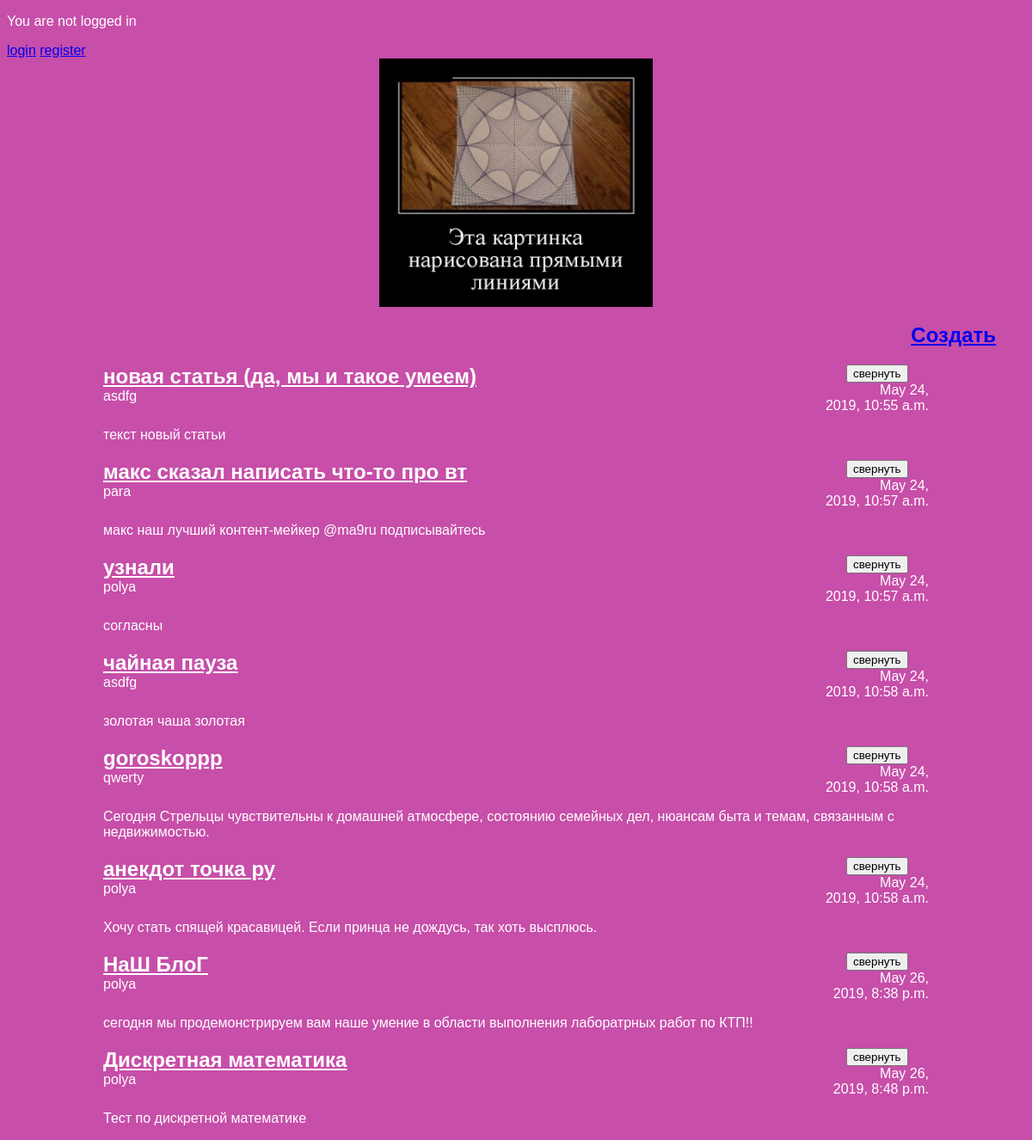
The app's page /articles/ with its own data.
### articles/models.py (models this page shows, shortened)
class Article(models.Model):
    objects = models.Manager()
    author = models.ForeignKey(settings.AUTH_USER_MODEL, on_delete=models.CASCADE)
    title = models.CharField(max_length=200)
    text = models.TextField()
    created_date = models.DateTimeField(default=timezone.now)
    def get_excerpt(self):
        return self.text[:140] + "..." if len(self.text) > 140 else self.text

### articles/views.py (the view)
# urls.py: path('articles/', views.archive, name='archive'),
def archive(request):
    return render(request, 'archive.html', {"posts":Article.objects.all()})

### articles/templates/archive.html (shortened to what this page needs)
<!DOCTYPE html>
{% block content %}
{% if user.is_authenticated %}
  Hi {{ user.username }}!
  <p><a href="{% url 'logout' %}">logout</a></p>
{% else %}
  <p>You are not logged in</p>
  <a href="{% url 'login' %}">login</a> <a href="{% url 'signup' %}">register</a>
{% endif %}
{% endblock %}
<body>
    <div class="header">
        {% load static %}
        <img src="{% static 'img/dpb-logo.png' %}">
        <h2 class="exit"><a href="/article/new">Создать</a></h2>
        <link rel="stylesheet" href="{% static 'css/article.css' %}">
    </div>
    <div class="archive">
        {% for post in posts %}
            <div class="one-post">
                <h2 class="post-title">
                    <a href="/article/{{ post.id }}">{{ post.title }}</a>
                </h2>
                <button class="fold-button" type="button">свернуть</button>
                <div class="articlein">
                    <div class="article-info">
                        <div class="article-author">{{ post.author.username }}</div>
                        <div class="article-created-date">{{ post.created_date }}</div>
                    </div>
                    <p class="article-text">{{ post.get_excerpt }}</p>
                    <div class="one-post-shadow"></div>
                </div>
            </div>
        {% endfor %}
    </div>
</body>

### articles/static/css/article.css (style rules this page uses)
body { background: #dd57bc; font-family: Tahoma, Arial, sans-serif; color: #ffffff; }
.header img { display: block; width: 318px; margin-left: auto; margin-right: auto; }
.exit { color: #ffffff; width: 1150px; text-align: right; }
.archive { width: 960px; margin-left: auto; margin-right: auto; }
.post-title a { color: #ffffff; width: 90%; float: left; }
.fold-button { text-align: right; }
.article-author { width: 50%; float: left; }
.article-created-date { text-align: right; }
.one-post-shadow { position: absolute; top: 0; left: 0; height: 100%; width: 100%; background: black; z-index: -1; opacity: 0 }

### records on screen
Article: title "новая статья (да, мы и такое умеем)", author.username "asdfg", created_date "May 24, 2019, 10:55 a.m.", get_excerpt "текст новый статьи"
Article: title "макс сказал написать что-то про вт", author.username "para", created_date "May 24, 2019, 10:57 a.m.", get_excerpt "макс наш лучший контент-мейкер @ma9ru подписывайтесь"
Article: title "узнали", author.username "polya", created_date "May 24, 2019, 10:57 a.m.", get_excerpt "согласны"
Article: title "чайная пауза", author.username "asdfg", created_date "May 24, 2019, 10:58 a.m.", get_excerpt "золотая чаша золотая"
Article: title "goroskoppp", author.username "qwerty", created_date "May 24, 2019, 10:58 a.m.", get_excerpt "Сегодня Стрельцы чувствительны к домашней атмосфере, состоянию семейных дел, нюансам быта и темам, связанным с недвижимостью."
Article: title "анекдот точка ру", author.username "polya", created_date "May 24, 2019, 10:58 a.m.", get_excerpt "Хочу стать спящей красавицей. Если принца не дождусь, так хоть высплюсь."
Article: title "НаШ БлоГ", author.username "polya", created_date "May 26, 2019, 8:38 p.m.", get_excerpt "сегодня мы продемонстрируем вам наше умение в области выполнения лаборатрных работ по КТП!!"
Article: title "Дискретная математика", author.username "polya", created_date "May 26, 2019, 8:48 p.m.", get_excerpt "Тест по дискретной математике"
